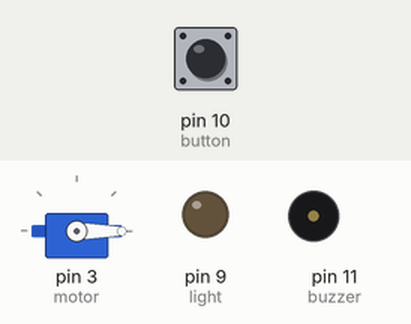
This sketch was run on a simulated Arduino Uno, built with avr-gcc and run on an emulated ATmega328P. Parts: servo, output pins drawn as LEDs (lit = HIGH), buzzer (waves = sounding). Inputs (shaded band) come from the test bench; at power-on: pin 10 (button) LOW.

Above: at 1.2 s.
1.3 s: pin 10 (button) pulled HIGH for 0.15 s
At 1.9 s:
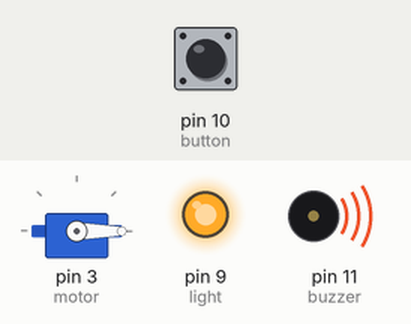
4.3 s: pin 10 (button) pulled HIGH for 1 s
At 6.11 s:
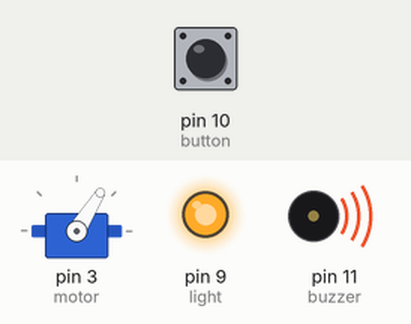
8.3 s: pin 10 (button) pulled HIGH for 3.2 s
At 9.95 s:
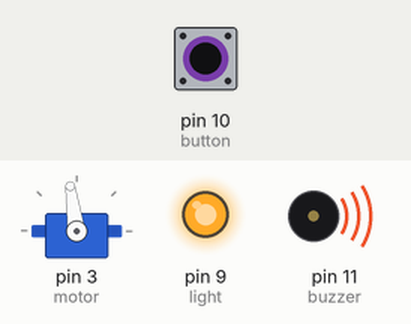
13.0 s: pin 10 (button) driven HIGH
At 14.87 s:
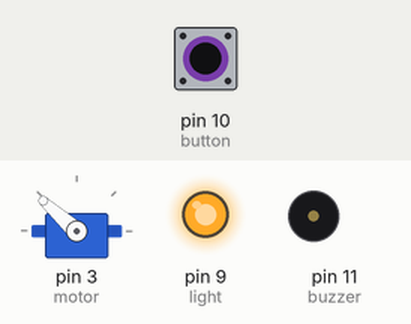
Timing chart, 0 to 17.0 s (numbered marks = the images above; inputs shaded):
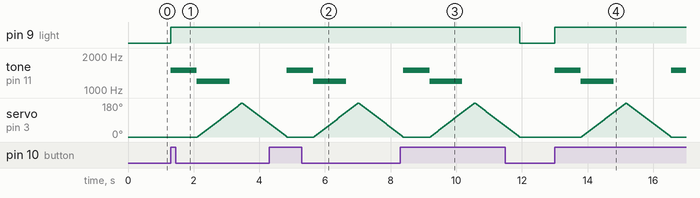

The sketch:

doorbell.ino
```cpp
#include <Servo.h>
#include <LiquidCrystal.h>

int button = 10;
int light = 9;
int buzzer = 11;
int motor = 3;
int pos = 0;
Servo baby;

void setup() {
  pinMode(button, INPUT);  //button
  pinMode(light, OUTPUT);  //light
  pinMode(buzzer, OUTPUT); //buzzer
  pinMode(motor, OUTPUT);  //motor
  baby.attach(motor);
  Serial.begin(9600);
}

void loop() {
  if(digitalRead(button) == HIGH) {
    digitalWrite(light, HIGH);
    tone(buzzer, 1500, 1500);
    delay(800);
    tone(buzzer, 1200, 1000);

    for (pos = 0; pos <= 180; pos += 2) { // goes from 0 degrees to 180 degrees
      // in steps of 1 degree
      baby.write(pos);              // tell servo to go to position in variable 'pos'
      delay(15);                       // waits 15ms for the servo to reach the position
    }
    for (pos = 180; pos >= 0; pos -= 2) { // goes from 180 degrees to 0 degrees
      baby.write(pos);              // tell servo to go to position in variable 'pos'
      delay(15);                       // waits 15ms for the servo to reach the position
    }

  }
  else {
    digitalWrite(light, LOW);
    noTone(buzzer);
    baby.write(0);
  }
}
```

Measured:
- after the input at 1.3 s, pin 9 (light): LOW → HIGH at once; tone on pin 11 (buzzer): silent → 1500 Hz at once, → 1200 Hz 0.80 s later, → silent 1.0 s later; servo on pin 3 (motor): rises from 0° to 180° in 1.3 s, then falls to 72° in 0.83 s
- after the input at 4.3 s, pin 9 (light): stays HIGH (without the input it goes to LOW after 0.54 s); tone on pin 11 (buzzer): silent → 1500 Hz after 0.54 s, → 1200 Hz 0.80 s later, → silent 1.0 s later
- after the input at 8.3 s, pin 9 (light): HIGH → LOW after 3.6 s instead of 0.09 s; tone on pin 11 (buzzer): silent → 1500 Hz after 0.09 s, → 1200 Hz 0.80 s later, → silent 1.0 s later
- after the input at 13.0 s, pin 9 (light): LOW → HIGH at once; tone on pin 11 (buzzer): silent → 1500 Hz at once, → 1200 Hz 0.80 s later, → silent 1.0 s later, → 1500 Hz 1.7 s later; servo on pin 3 (motor): rises from 0° to 180° in 1.3 s, then falls to 0° in 1.4 s
